Frame 1 (no input): blank canvas, image omitted
Frame 60 (the mouse pressed at the canvas centre just before this capture): blank canvas, image omitted
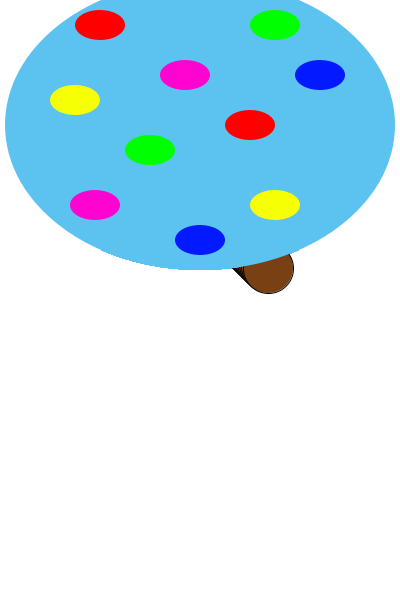
Frame 120 (the mouse held since frame 60 and released just before this capture)

The Processing sketch whose frames 1 and 60 were blank and that drew this single picture after the mouse press (run headless with seeded random() and noise(); from frame 60 on, the mouse is pressed at the canvas centre):

// Processing sketch: processing_99072
// ── processing_99072.pde

float ballY=30;
float ballX=30;
float ballYSpeed = 2;
float ballXSpeed = 2;
float coneX = 2000;
float coneY = 2000;
float circleX = 4000;
float circleY = 4000;
float ovalX = 3000;
float ovalY = 3000;

void setup()
{
  size(400, 600);
  background(255, 255, 255);
  smooth();
  frameRate(60);
}

void draw()
{
  stroke(0);
  fill(121, 64, 20);
  ellipse(ballX, ballY, 50, 50);
  if (ballX >= 375)
  {
    ballX = 375;
    ballXSpeed = -1 * ballXSpeed;
  }
  if (ballX <= 25)
  {
    ballX = 25;
    ballXSpeed = -1 * ballXSpeed;
  }

  if (ballY >= 575)
  {
    ballY = 575;
    ballYSpeed = -1 * ballYSpeed;
  }


  if (ballY <= 25)
  {
    ballY = 25;
    ballYSpeed = -1 * ballYSpeed;
  }
  ballX= ballX + ballXSpeed;
  ballY=ballY + ballYSpeed;




  noStroke();
  fill(255);
  rect(0, 0, width, 250);
  triangle(0, 600, 200, 600, 0, 300);
  triangle(width, 600, 200, 600, width, 300);

  fill(92, 194, 240);

  ellipse(coneX, coneY, 390, 290);
  ellipse(circleX, circleY, 150,100);
  ellipse(ovalX, ovalY, 150, 100);
  
  
  fill(255,0,0);
  ellipse(coneX + 50, coneY, 50,30);
  ellipse(coneX - 100, coneY - 100, 50, 30);
  fill(0,255,0);
  ellipse(coneX - 50, coneY +25, 50,30);
  ellipse(coneX + 75, coneY - 100, 50, 30);
  fill(246, 255, 3);
  ellipse(coneX + 75, coneY + 80, 50, 30);
  ellipse(coneX - 125, coneY - 25, 50, 30);
  fill(3, 25, 255);
  ellipse(coneX + 120, coneY - 50, 50, 30);
  ellipse (coneX, coneY + 115, 50, 30);
  fill(255, 3, 209);
  ellipse(coneX - 15, coneY - 50, 50, 30);
  ellipse(coneX - 105, coneY + 80, 50, 30);
}

void mousePressed()
{
  coneX = 200;
  coneY = 125;
}

void keyPressed()
{
  if (key == 'r')
  {
    circleX = 325;
    circleY = 230;
  }


  if (key == 'l')
  {
    ovalX = 75;
    ovalY = 230;
  }
}
